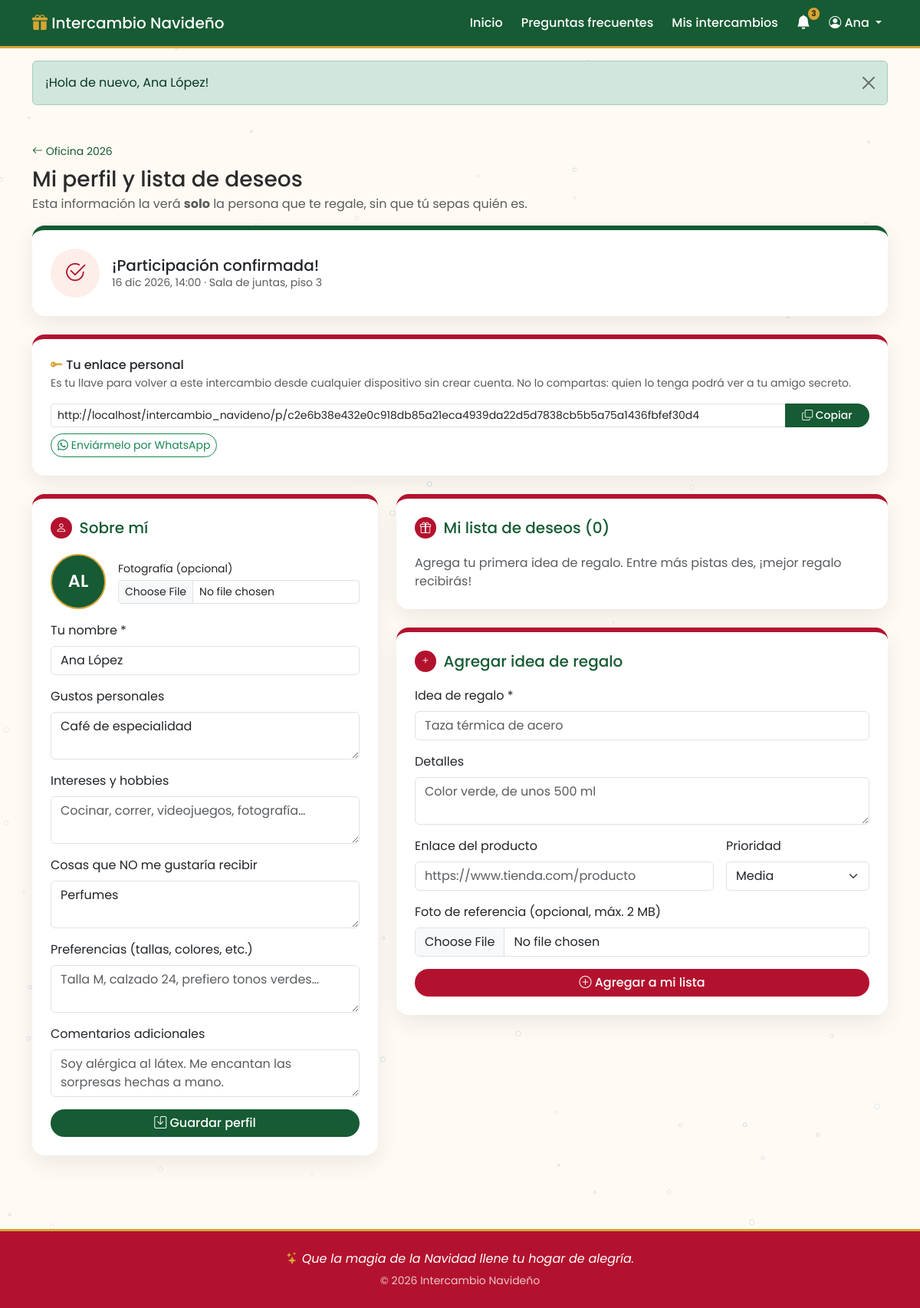
Screenshot of /intercambios/2/perfil (signed in) with the database file from the repository.
### tables this page shows
CREATE TABLE participantes (
    id              INT UNSIGNED AUTO_INCREMENT PRIMARY KEY,
    intercambio_id  INT UNSIGNED NOT NULL,
    usuario_id      INT UNSIGNED NULL,            
    nombre          VARCHAR(120) NOT NULL,
    email           VARCHAR(150) NULL,
    foto            VARCHAR(255) NULL,            
    token           CHAR(64)     NOT NULL,        
    gustos          TEXT         NULL,    
    intereses       TEXT         NULL,    
    no_le_gusta     TEXT         NULL,    
    preferencias    TEXT         NULL,    
    comentarios     TEXT         NULL,    
    confirmado      TINYINT(1)   NOT NULL DEFAULT 0,   
    creado_en       DATETIME     NOT NULL DEFAULT CURRENT_TIMESTAMP,
    UNIQUE KEY uq_participante (intercambio_id, usuario_id),  
    UNIQUE KEY uq_participante_token (token),
    CONSTRAINT fk_part_intercambio FOREIGN KEY (intercambio_id)
        REFERENCES intercambios(id) ON DELETE CASCADE,
    CONSTRAINT fk_part_usuario FOREIGN KEY (usuario_id)
        REFERENCES usuarios(id) ON DELETE CASCADE
);

CREATE TABLE intercambios (
    id                 INT UNSIGNED AUTO_INCREMENT PRIMARY KEY,
    admin_id           INT UNSIGNED  NOT NULL,
    nombre             VARCHAR(120)  NOT NULL,
    descripcion        TEXT          NULL,
    fecha_evento       DATETIME      NOT NULL,
    fecha_limite       DATETIME      NOT NULL,        
    presupuesto_min    DECIMAL(10,2) NOT NULL DEFAULT 0,
    presupuesto_max    DECIMAL(10,2) NOT NULL DEFAULT 0,
    lugar              VARCHAR(200)  NULL,
    reglas             TEXT          NULL,
    codigo_acceso      VARCHAR(12)   NOT NULL,        
    estado             ENUM('abierto','cerrado','sorteado','revelado') NOT NULL DEFAULT 'abierto',
    sorteado_en        DATETIME      NULL,
    revelado_en        DATETIME      NULL,
    creado_en          DATETIME      NOT NULL DEFAULT CURRENT_TIMESTAMP,
    UNIQUE KEY uq_intercambios_codigo (codigo_acceso),
    CONSTRAINT fk_intercambios_admin FOREIGN KEY (admin_id)
        REFERENCES usuarios(id) ON DELETE CASCADE
);

### app/views/layouts/main.php (the view, shortened to what the rows shown need)
<!DOCTYPE html>
<html lang="es">
<head>
    <link href="https://cdn.jsdelivr.net/npm/bootstrap@5.3.3/dist/css/bootstrap.min.css" rel="stylesheet">
    <link href="https://cdn.jsdelivr.net/npm/bootstrap-icons@1.11.3/font/bootstrap-icons.min.css" rel="stylesheet">
    <link href="<?= asset('css/estilos.css') ?>" rel="stylesheet">
</head>
<body>
<nav class="navbar navbar-expand-lg navbar-navidad sticky-top">
    <div class="container">
        <a class="navbar-brand" href="<?= url('/') ?>">
            <i class="bi bi-gift-fill text-dorado"></i> <?= e(APP_NOMBRE) ?>
        </a>
        <div class="collapse navbar-collapse" id="menu">
            <ul class="navbar-nav ms-auto align-items-lg-center gap-lg-2">
                <li class="nav-item"><a class="nav-link" href="<?= url('/') ?>">Inicio</a></li>
                <li class="nav-item"><a class="nav-link" href="<?= url('faq') ?>">Preguntas frecuentes</a></li>
                <?php if (Auth::check()):
                    $yo = Auth::usuario();
                    $notifModelo = new Notificacion();
                    $noLeidas = $notifModelo->contarNoLeidas(Auth::id());
                ?>
                    <li class="nav-item"><a class="nav-link" href="<?= url('mis-intercambios') ?>">Mis intercambios</a></li>
                    <li class="nav-item dropdown">
                        <a class="nav-link position-relative campanita" href="#" role="button" data-bs-toggle="dropdown"
                           aria-expanded="false" aria-label="Notificaciones<?= $noLeidas ? " ($noLeidas sin leer)" : '' ?>">
                            <i class="bi bi-bell<?= $noLeidas ? '-fill' : '' ?>"></i>
                            <?php if ($noLeidas): ?>
                                <span class="badge rounded-pill bg-dorado contador-notif"><?= $noLeidas > 9 ? '9+' : $noLeidas ?></span>
                            <?php endif; ?>
                        </a>
                    </li>
                    <li class="nav-item dropdown">
                        <a class="nav-link dropdown-toggle" href="#" role="button" data-bs-toggle="dropdown" aria-expanded="false">
                            <i class="bi bi-person-circle"></i> <?= e(explode(' ', $yo['nombre'])[0]) ?>
                        </a>
                    </li>
                <?php else: ?>
                    <li class="nav-item"><a class="nav-link" href="<?= url('login') ?>">Iniciar sesión</a></li>
                    <li class="nav-item"><a class="btn btn-sm btn-dorado" href="<?= url('registro') ?>">Crear cuenta</a></li>
                <?php endif; ?>
            </ul>
        </div>
    </div>
</nav>
<main class="contenido-principal">
    <div class="container mt-3">
        <?php foreach (flash() as $f): ?>
            <div class="alert alert-<?= $f['tipo'] === 'error' ? 'danger' : e($f['tipo']) ?> alert-dismissible fade show" role="alert">
                <?= e($f['mensaje']) ?>
                <button type="button" class="btn-close" data-bs-dismiss="alert" aria-label="Cerrar"></button>
            </div>
        <?php endforeach; ?>
    </div>
    <?= $contenido ?>
</main>
<footer class="pie-navidad mt-5">
    <div class="container text-center py-4">
        <p class="mb-1 mensaje-navideno"><i class="bi bi-stars text-dorado"></i> <?= e(mensaje_navideno()) ?></p>
        <small class="opacity-75">&copy; <?= date('Y') ?> <?= e(APP_NOMBRE) ?></small>
    </div>
</footer>
</body>
</html>

### app/views/participante/perfil.php (shortened to what the rows shown need)
<section class="container my-5">
    <a href="<?= url('intercambios/' . (int)$i['id']) ?>" class="small text-decoration-none text-pino">
        <i class="bi bi-arrow-left"></i> <?= e($i['nombre']) ?>
    </a>
    <h1 class="h3 mt-2 mb-1">Mi perfil y lista de deseos</h1>
    <p class="text-muted">Esta información la verá <strong>solo</strong> la persona que te regale, sin que tú sepas quién es.</p>
    <div class="card tarjeta-intercambio tarjeta-form mb-4 <?= $p['confirmado'] ? 'tarjeta-confirmada' : '' ?>">
        <div class="card-body p-4 d-flex flex-wrap align-items-center justify-content-between gap-3">
            <div class="d-flex align-items-center gap-3">
                <div class="icono-form flex-shrink-0">
                    <i class="bi <?= $p['confirmado'] ? 'bi-check2-circle' : 'bi-question-circle' ?>"></i>
                </div>
                <div>
                    <h2 class="h5 mb-0"><?= $p['confirmado'] ? '¡Participación confirmada!' : '¿Asistirás al intercambio?' ?></h2>
                    <p class="small text-muted mb-0"><?= e(fecha_hora($i['fecha_evento'])) ?> · <?= e($i['lugar'] ?: 'Lugar por definir') ?></p>
                </div>
            </div>
        </div>
    </div>
    <?php $participante = $p; require RUTA_VISTAS . '/participante/_enlace-personal.php'; ?>
    <div class="row g-4">
        <div class="col-lg-5">
            <form method="post" action="<?= url('intercambios/' . (int)$i['id'] . '/perfil') ?>"
                  enctype="multipart/form-data" class="needs-validation card tarjeta-intercambio tarjeta-form" novalidate>
                <div class="card-body p-4">
                    <h2 class="h5 seccion-form"><span><i class="bi bi-person"></i></span> Sobre mí</h2>
                    <div class="d-flex align-items-center gap-3 mb-3">
                        <?php if ($p['foto']): ?>
                            <img src="<?= url('uploads/' . e($p['foto'])) ?>" alt="Tu foto" class="avatar avatar-lg" id="vista-foto">
                        <?php else: ?>
                            <span class="avatar avatar-lg" id="vista-foto-iniciales"><?= e(iniciales($p['nombre'])) ?></span>
                        <?php endif; ?>
                        <div class="flex-grow-1">
                            <label for="foto" class="form-label small mb-1">Fotografía (opcional)</label>
                            <input type="file" class="form-control form-control-sm<?= clase_error('foto') ?>" id="foto" name="foto"
                                   accept="image/jpeg,image/png,image/gif,image/webp" data-preview="vista-foto" data-max-mb="2">
                        </div>
                    </div>
                    <div class="mb-3">
                        <label for="nombre" class="form-label">Tu nombre *</label>
                        <input type="text" class="form-control<?= clase_error('nombre') ?>" id="nombre" name="nombre"
                               value="<?= old('nombre') !== '' ? old('nombre') : e($p['nombre']) ?>" required minlength="2" maxlength="120">
                    </div>
                    <?php
                    $campos = [
                        ['gustos', 'Gustos personales', 'Café, novelas de misterio, plantas, colores pastel…'],
                        ['intereses', 'Intereses y hobbies', 'Cocinar, correr, videojuegos, fotografía…'],
                        ['no_le_gusta', 'Cosas que NO me gustaría recibir', 'Perfumes, ropa, dulces con nuez…'],
                        ['preferencias', 'Preferencias (tallas, colores, etc.)', 'Talla M, calzado 24, prefiero tonos verdes…'],
                        ['comentarios', 'Comentarios adicionales', 'Soy alérgica al látex. Me encantan las sorpresas hechas a mano.'],
                    ];
                    foreach ($campos as list($campo, $etiqueta, $ejemplo)):
                        $valor = old($campo) !== '' ? old($campo) : e($p[$campo]);
                    ?>
                        <div class="mb-3">
                            <label for="<?= $campo ?>" class="form-label"><?= e($etiqueta) ?></label>
                            <textarea class="form-control<?= clase_error($campo) ?>" id="<?= $campo ?>" name="<?= $campo ?>"
                                      rows="2" maxlength="1000" placeholder="<?= e($ejemplo) ?>"><?= $valor ?></textarea>
                        </div>
                    <?php endforeach; ?>
                    <button type="submit" class="btn btn-pino w-100"><i class="bi bi-save"></i> Guardar perfil</button>
                </div>
            </form>
        </div>
        <div class="col-lg-7">
            <div class="card tarjeta-intercambio tarjeta-form mb-4" id="lista-deseos">
                <div class="card-body p-4">
                    <h2 class="h5 seccion-form"><span><i class="bi bi-gift"></i></span> Mi lista de deseos (<?= count($deseos) ?>)</h2>
                    <?php if (!$deseos): ?>
                        <p class="text-muted mb-0">Agrega tu primera idea de regalo. Entre más pistas des, ¡mejor regalo recibirás!</p>
                    <?php endif; ?>
                </div>
            </div>
            <form method="post" action="<?= url('intercambios/' . (int)$i['id'] . '/deseos') ?>" enctype="multipart/form-data"
                  class="needs-validation card tarjeta-intercambio tarjeta-form" id="nuevo-deseo" novalidate>
                <div class="card-body p-4">
                    <h2 class="h5 seccion-form"><span><i class="bi bi-plus"></i></span> Agregar idea de regalo</h2>
                    <?php require RUTA_VISTAS . '/participante/_campos-deseo.php'; ?>
                    <button type="submit" class="btn btn-navidad w-100"><i class="bi bi-plus-circle"></i> Agregar a mi lista</button>
                </div>
            </form>
        </div>
    </div>
</section>

### app/core/Router.php (shortened to what the rows shown need)
<?php
class Router
{
    private $rutas = ['GET' => [], 'POST' => []];
    public function get(string $patron, string $accion): void
    {
        $this->rutas['GET'][$patron] = $accion;
    }
    public function post(string $patron, string $accion): void
    {
        $this->rutas['POST'][$patron] = $accion;
    }
    public function despachar(string $metodo, string $uri): void
    {
        $ruta = parse_url($uri, PHP_URL_PATH);
        if (strpos($ruta, BASE_URL) === 0) {
            $ruta = substr($ruta, strlen(BASE_URL));
        }
        $ruta = '/' . trim($ruta, '/');
        foreach ($this->rutas[$metodo] ?? [] as $patron => $accion) {
            $regex = '#^' . preg_replace('#\{[a-zA-Z_]+\}#', '([a-zA-Z0-9_-]+)', $patron) . '$#';
            if (preg_match($regex, $ruta, $coincidencias)) {
                array_shift($coincidencias);
                [$controlador, $funcion] = explode('@', $accion);
                $objeto = new $controlador();
                $objeto->$funcion(...$coincidencias);
                return;
            }
        }
        require_once RUTA_APP . '/core/Controller.php';
    }
}

### rows the page displays
participantes: nombre "Ana", confirmado 1 (drawn), nombre "AL", nombre "Ana López", gustos "Café de especialidad", no_le_gusta "Perfumes"
intercambios: nombre "Oficina 2026", fecha_evento "16 dic 2026, 14:00", lugar "Sala de juntas, piso 3"

### other values shown
$noLeidas "3"
$f['mensaje'] "¡Hola de nuevo, Ana López!"
$etiqueta "Gustos personales"
$etiqueta "Intereses y hobbies"
$etiqueta "Cosas que NO me gustaría recibir"
$etiqueta "Preferencias (tallas, colores, etc.)"
$etiqueta "Comentarios adicionales"
